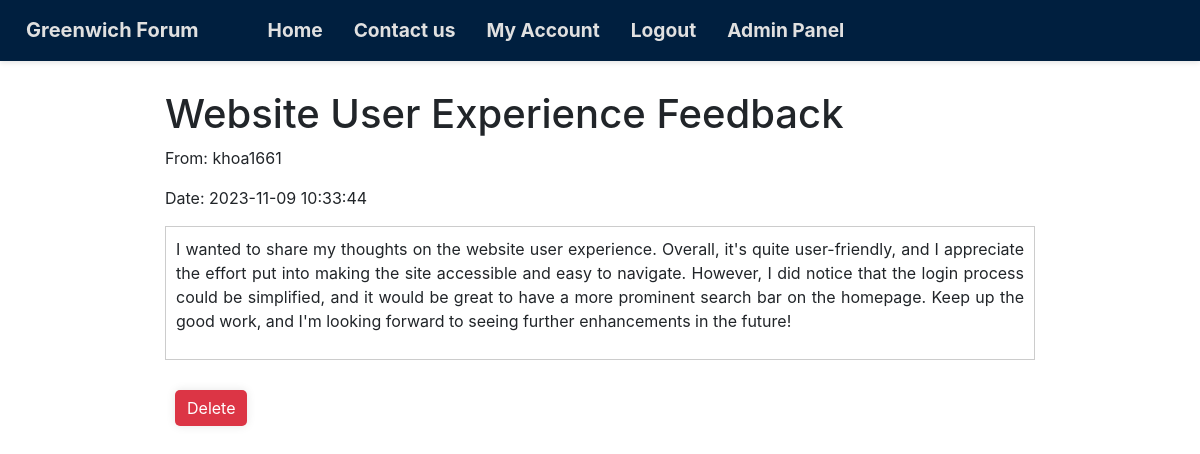
Page /emails/read_email.php?message_id=11 (signed in) on the committed database.
### tables this page shows
CREATE TABLE `messages` (
  `message_id` int(11) NOT NULL,
  `user_id` int(11) DEFAULT NULL,
  `message_subject` varchar(255) DEFAULT NULL,
  `message` text DEFAULT NULL,
  `timestamp` timestamp NOT NULL DEFAULT current_timestamp() ON UPDATE current_timestamp()
);

CREATE TABLE `users` (
  `user_id` int(11) NOT NULL,
  `username` varchar(255) NOT NULL,
  `about` text DEFAULT NULL,
  `email` varchar(255) NOT NULL,
  `password` varchar(255) NOT NULL,
  `profile_picture` varchar(255) DEFAULT NULL,
  `role` enum('admin','user') NOT NULL
);

### emails/read_email.php (the view, shortened to what this page needs)
<?php
require dirname(__DIR__) . '/modules/module_functions.php';
$message_id = $_GET['message_id'];
$stmt = $db->prepare("SELECT messages.*, users.username AS send_by
                            FROM messages
                            JOIN users ON messages.user_id = users.user_id
                            WHERE messages.message_id = :message_id;");
$stmt->bindParam(':message_id', $message_id, PDO::PARAM_INT);
$stmt->execute();
$email = $stmt->fetch(PDO::FETCH_ASSOC);
?>
<!DOCTYPE html>
<html lang="en">
<head>
    <link rel="stylesheet" href="../css/style.css">
</head>
<body>
    <main>
        <div class="container email">
            <h1>
                <?php echo $email['message_subject']; ?>
            </h1>
            <p>From:
                <?php echo $email['send_by']; ?>
            </p>
            <p>Date:
                <?php echo $email['timestamp']; ?>
            </p>
            <div class="message-body">
                <p>
                    <?php echo $email['message']; ?>
                </p>
            </div>
            <form method="post" action="../emails/delete_message.php?message_id=<?php echo $email['message_id']; ?>">
                <button type="submit" class="btn btn-danger">Delete</button>
            </form>
        </div>
    </main>
</body>
</html>

### css/style.css (style rules this page uses)
.container { width: 450px; }
.try .btn, .btn { box-shadow: 0 0 10px rgba(0, 0, 0, 0.1); border-radius: 5px; margin-inline: 10px; margin-top: 10px; }
.table, .email { width: 75%; margin: 10px auto; }
form .btn { border: none; }
.message-body { border: 1px solid #ccc; padding: 10px; margin-bottom: 20px; text-align: justify; }
main { margin-top: 90px; }

### rows in the picture
messages: message_subject "Website User Experience Feedback", user.username "khoa1661", timestamp "2023-11-09 10:33:44", message "I wanted to share my thoughts on the website user experience. Overall, it's quite user-friendly, and I appreciate the effort put into making the site accessible and easy to navigate. However, I did notice that the login process could be simplified, and it would be great to have a more prominent search bar on the homepage. Keep up the good work, and I'm looking forward to seeing further enhancements in the future!"
